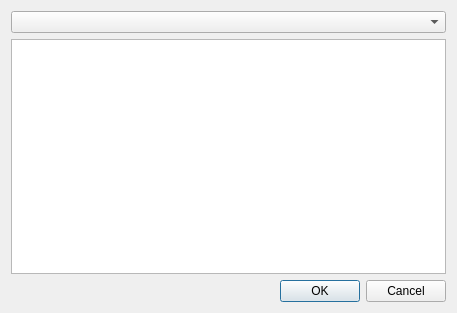
<?xml version="1.0" encoding="UTF-8"?>
<ui version="4.0">
 <class>GradientChooser</class>
 <widget class="QDialog" name="GradientChooser">
  <property name="geometry">
   <rect>
    <x>0</x>
    <y>0</y>
    <width>457</width>
    <height>313</height>
   </rect>
  </property>
  <property name="windowTitle">
   <string>Dialog</string>
  </property>
  <layout class="QVBoxLayout" name="verticalLayout_2">
   <item>
    <widget class="QComboBox" name="presets"/>
   </item>
   <item>
    <widget class="QPlainTextEdit" name="plainTextEdit">
     <property name="font">
      <font>
       <pointsize>10</pointsize>
      </font>
     </property>
    </widget>
   </item>
   <item>
    <widget class="QDialogButtonBox" name="buttonBox">
     <property name="orientation">
      <enum>Qt::Horizontal</enum>
     </property>
     <property name="standardButtons">
      <set>QDialogButtonBox::Cancel|QDialogButtonBox::Ok</set>
     </property>
    </widget>
   </item>
  </layout>
 </widget>
 <resources/>
 <connections>
  <connection>
   <sender>buttonBox</sender>
   <signal>rejected()</signal>
   <receiver>GradientChooser</receiver>
   <slot>reject()</slot>
   <hints>
    <hint type="sourcelabel">
     <x>316</x>
     <y>260</y>
    </hint>
    <hint type="destinationlabel">
     <x>286</x>
     <y>274</y>
    </hint>
   </hints>
  </connection>
  <connection>
   <sender>buttonBox</sender>
   <signal>accepted()</signal>
   <receiver>GradientChooser</receiver>
   <slot>accept()</slot>
   <hints>
    <hint type="sourcelabel">
     <x>248</x>
     <y>254</y>
    </hint>
    <hint type="destinationlabel">
     <x>157</x>
     <y>274</y>
    </hint>
   </hints>
  </connection>
 </connections>
</ui>
